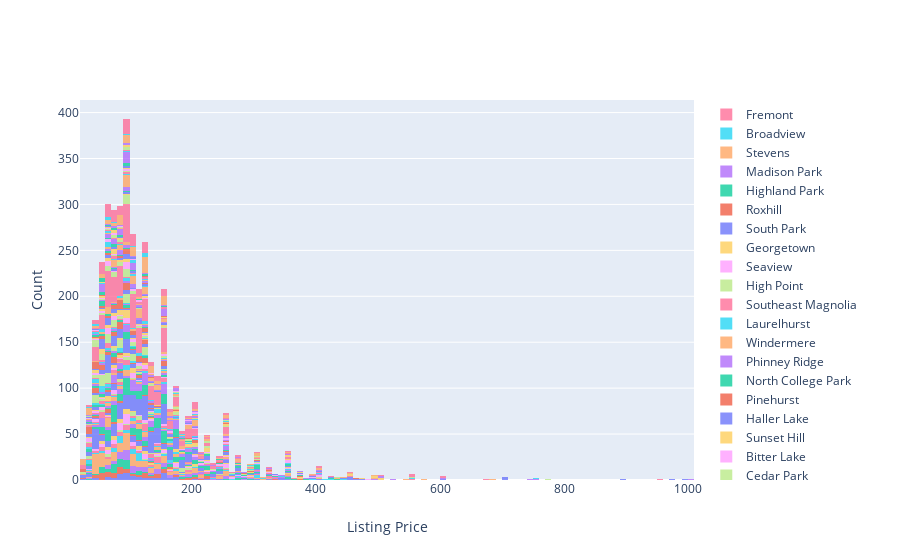

Source (notebook cell):
### Markdown cell above
# What are the distribution of listing prices by neighborhoods?

### Code cell
neighbourhood_list = df['neighbourhood_cleansed'].unique().tolist()
hist_data = []

for neighbourhood in neighbourhood_list:
    trace = go.Histogram(x = df.loc[df['neighbourhood_cleansed'] == neighbourhood].price.tolist(), opacity=0.75, name = neighbourhood)
    hist_data.append(trace)

layout = go.Layout(barmode='stack', xaxis = dict(title='Listing Price'), yaxis = dict(title='Count'))
fig = go.Figure(data=hist_data, layout=layout)

# refer to README.md for dependencies on displaying Plotly Figure in jupyter notebook https://plot.ly/python/static-image-export/
fig.show()

### Figure 1 — Plotly figure (JSON) as saved in the notebook; plotly's stock layout.template omitted (floating-point values rounded to 4 significant figures; data arrays with more than 128 entries replaced by an {"elided": "..."} marker saying what was removed)
{"data": [{"name": "West Queen Anne", "opacity": 0.75, "type": "histogram", "x": [85, 150, 975, 100, 450, 120, 80, 60, 90, 150, 95, 99, 245, 165, 461, 109, 66, 99, 200, 700, 110, 99, 450, 75, 600, 450, 150, 45, 300, 80, 175, 325, 175, 222, 159, 125, 348, 45, 150, 80, 110, 148, 350, 150, 150, 100, 349, 110, 160, 130, 99, 100, 137, 20, 150, 145, 80, 95, 400, 85, 70, 90, 80, 60, 175]}, {"name": "Adams", "opacity": 0.75, "type": "histogram", "x": [170, 85, 465, 175, 50, 60, 59, 47, 145, 70, 55, 95, 125, 65, 25, 40, 149, 125, 55, 129, 100, 150, 50, 99, 150, 105, 218, 80, 126, 115, 225, 89, 225, 50, 134, 75, 65, 375, 97, 145, 129, 197, 120, 200, 135, 70, 150, 200, 60, 180, 69, 90, 80, 65, 150, 195, 149, 224, 115, 55, 338, 79, 80, 85, 80, 49, 100, 79, 75, 57]}, {"name": "West Woodland", "opacity": 0.75, "type": "histogram", "x": [99, 55, 96, 99, 79, 115, 350, 295, 70, 53, 110, 225, 35, 55, 45, 79, 133, 65, 61, 200, 70, 52, 50, 275, 149, 199, 89, 225, 120, 85, 80, 89, 99, 110, 180, 150, 70, 70, 75, 85, 80, 90, 80, 75, 80, 70, 350, 95, 90, 435, 250, 65, 95, 110, 50, 95, 100, 89, 116, 150, 275, 180, 97, 200]}, {"name": "East Queen Anne", "opacity": 0.75, "type": "histogram", "x": [120, 109, 115, 199, 150, 100, 250, 39, 69, 145, 98, 130, 85, 85, 73, 150, 85, 190, 68, 149, 349, 105, 145, 150, 275, 165, 196, 195, 200, 90, 100, 125, 250, 130, 209, 110, 90, 90, 130, 175, 749, 115, 165, 109, 80, 285, 80, 75, 68, 85, 125, 110, 600, 235, 75, 95, 103, 120, 95, 143, 99, 142, 150, 295, 335, 60, 250, 499, 350, 156, 200, 180, 103, 99, 94, 160, 129, 219, 91, 75, 99, 87]}, {"name": "Wallingford", "opacity": 0.75, "type": "histogram", "x": {"elided": "167 int values"}}, {"name": "North Queen Anne", "opacity": 0.75, "type": "histogram", "x": [175, 95, 100, 46, 50, 445, 75, 100, 130, 235, 100, 120, 80, 110, 395, 88, 55, 145, 425, 114, 110, 300, 117, 275, 85, 300, 53, 107, 348, 89, 89, 89, 209, 76, 74, 250, 180, 179, 115, 140, 150, 70, 300, 99, 89, 100, 84, 97, 116, 150, 110, 265, 115, 100]}, {"name": "Green Lake", "opacity": 0.75, "type": "histogram", "x": [109, 60, 249, 250, 100, 74, 235, 99, 96, 92, 85, 55, 55, 80, 195, 145, 180, 50, 160, 140, 140, 40, 145, 225, 325, 199, 450, 175, 550, 149, 130, 85, 300, 79, 59, 140, 60, 215, 100, 40, 99, 45, 75, 119, 99, 225, 85, 135, 335, 79, 90, 111, 110, 325]}, {"name": "Westlake", "opacity": 0.75, "type": "histogram", "x": [85, 190, 65, 250, 69, 400, 150, 200, 141, 85, 775, 195, 249, 95, 122, 170, 65]}, {"name": "Mann", "opacity": 0.75, "type": "histogram", "x": [90, 88, 125, 145, 275, 60, 95, 140, 250, 225, 60, 95, 65, 78, 59, 400, 55, 129, 65, 175, 160, 75, 80, 109, 95, 85, 99, 90, 73, 400, 170, 48, 90, 82, 250, 199, 105, 250, 75, 250, 175, 95, 150, 65, 120, 300, 89, 109, 75, 99, 150, 175, 120, 45, 150, 95, 50, 129, 295, 99, 175, 150, 109, 85, 80, 115, 85]}, {"name": "Madrona", "opacity": 0.75, "type": "histogram", "x": [200, 169, 130, 79, 125, 80, 66, 97, 58, 125, 50, 350, 375, 240, 189, 250, 90, 125, 155, 195, 69, 200, 75, 225, 135, 85, 110, 110, 250, 85, 50, 78, 95, 95, 295, 175, 90, 68, 74, 80, 500, 115, 500, 115, 125, 350, 140]}, {"name": "University District", "opacity": 0.75, "type": "histogram", "x": [80, 145, 150, 65, 50, 65, 45, 35, 41, 59, 49, 47, 65, 41, 35, 43, 44, 99, 45, 98, 109, 75, 88, 98, 75, 40, 85, 100, 275, 105, 78, 150, 95, 155, 109, 80, 80, 125, 55, 98, 82, 70, 55, 110, 350, 295, 105, 85, 75, 95, 75, 45, 30, 42, 250, 43, 125, 112, 85, 63, 41, 79, 70, 85, 110, 53, 75, 125, 90, 85, 85, 88, 92, 28, 70, 78, 30, 93, 65, 120, 40, 43, 70, 90, 90, 85, 115, 89, 185, 85, 135, 95, 306, 29, 47, 50, 105, 83, 73, 92, 69, 59, 145, 95, 150, 85, 98, 110, 42, 95, 42, 250, 42, 40, 80, 40, 275, 47, 118, 105, 150, 250]}, {"name": "Harrison/Denny-Blaine", "opacity": 0.75, "type": "histogram", "x": [88, 139, 128, 110, 210, 155, 168, 62, 80, 105, 50, 70, 165, 79]}, {"name": "Minor", "opacity": 0.75, "type": "histogram", "x": {"elided": "135 int values"}}, {"name": "Leschi", "opacity": 0.75, "type": "histogram", "x": [279, 55, 125, 129, 90, 199, 65, 200, 92, 257, 79, 200, 80, 85, 65, 105, 59, 59, 75, 56, 100, 85, 135, 200, 163, 83, 210, 59, 135, 75, 109, 55, 500, 55, 400, 105, 39, 50, 129, 44, 350, 300, 53, 60, 285, 210, 159, 225, 66, 80, 79, 120, 49]}, {"name": "Atlantic", "opacity": 0.75, "type": "histogram", "x": [122, 90, 196, 115, 150, 125, 175, 60, 70, 175, 100, 69, 69, 35, 140, 68, 55, 100, 70, 90, 275, 60, 125, 100, 115, 90, 90, 250, 119, 95, 218, 120, 64, 80, 170, 168, 60, 85, 70, 115, 90, 125, 80, 90, 149, 250, 69, 65, 40, 60, 149, 115, 79]}, {"name": "Pike-Market", "opacity": 0.75, "type": "histogram", "x": [129, 100, 76, 95, 100, 137, 38, 557, 160, 179, 41, 97, 99, 149, 199, 157, 170, 85, 299, 95, 99, 165, 114, 311, 160, 100, 150, 357]}, {"name": "Eastlake", "opacity": 0.75, "type": "histogram", "x": [135, 110, 75, 138, 129, 120, 95, 140, 95, 91, 135, 95, 140, 125, 150, 129, 50, 85, 82, 103, 59, 150, 115, 100, 300, 68, 52, 91, 59, 129, 125, 195, 58, 600, 89, 100, 125, 82, 225, 55, 90, 134, 42, 125, 115]}, {"name": "South Lake Union", "opacity": 0.75, "type": "histogram", "x": [125, 55, 550, 90, 100, 95, 110, 80, 100, 90, 100, 88, 59, 183, 135, 220, 183, 115, 100, 183, 115, 75, 110, 183, 220, 119, 75]}, {"name": "Lawton Park", "opacity": 0.75, "type": "histogram", "x": [200, 229, 333, 41, 70, 55, 70, 97, 350, 200, 225, 115, 40, 150, 46, 64, 125, 250, 147, 30, 150, 78, 120, 280, 75, 178, 480, 129, 50, 50]}, {"name": "Briarcliff", "opacity": 0.75, "type": "histogram", "x": [175, 88, 100, 225, 200, 250, 95, 172, 99, 99, 175, 350, 69, 375]}, {"name": "Belltown", "opacity": 0.75, "type": "histogram", "x": {"elided": "234 int values"}}, {"name": "International District", "opacity": 0.75, "type": "histogram", "x": [89, 80, 120, 40, 40, 65, 89, 79, 69, 69, 74, 65, 250, 250, 175, 99, 130]}, {"name": "Central Business District", "opacity": 0.75, "type": "histogram", "x": [120, 190, 280, 99, 99, 159, 150, 139, 180, 151, 99, 219, 100, 175, 170, 115, 100, 110, 59, 110, 199, 170, 135, 300, 219, 300, 235, 59, 156, 147, 135, 128, 104, 114, 200, 132, 150, 250, 40, 126, 365, 99, 350, 143, 110, 100, 149, 175, 150, 143, 121, 150, 149, 168, 245, 129, 245, 89, 175, 144, 188, 179, 129, 170, 150, 276, 135, 150, 140, 121, 175, 147, 149, 150, 300, 115, 290, 129, 175, 220, 90, 120, 325, 230, 127, 168, 117, 85, 122, 142, 237, 350, 99, 110, 300, 225, 99, 65, 275, 183, 110, 156, 169]}, {"name": "First Hill", "opacity": 0.75, "type": "histogram", "x": [150, 125, 175, 155, 151, 175, 196, 110, 140, 175, 250, 90, 105, 95, 139, 115, 185, 175, 75, 85, 129, 70, 79, 109, 100, 155, 87, 165, 100, 78, 150, 99, 80, 185, 169, 129, 80, 77, 99, 119, 129, 145, 250, 99, 230, 109, 85, 120, 150, 115, 130, 129, 129, 195, 500, 195, 250, 100, 110, 121, 139, 120, 110, 69, 100, 150, 215, 40, 103, 175, 139, 66, 85, 65, 100, 174, 200, 120, 90, 78, 99, 174, 110, 72, 190, 100, 151, 175, 250, 140, 120, 99, 180, 109, 140, 75, 129, 135, 150, 139, 110, 179, 120, 245, 150, 105, 209, 125]}, {"name": "Yesler Terrace", "opacity": 0.75, "type": "histogram", "x": [145, 115, 89, 65, 165, 180, 140, 100, 179, 65, 75, 150, 169, 112, 68, 89, 70]}, {"name": "Pioneer Square", "opacity": 0.75, "type": "histogram", "x": [160, 128, 249, 50, 175, 250, 110, 144, 149, 350, 95, 120, 199, 145, 75, 350, 65, 149, 150, 150, 160, 170, 300]}, {"name": "Gatewood", "opacity": 0.75, "type": "histogram", "x": [59, 88, 75, 95, 125, 245, 153, 85, 65, 59, 45, 150, 75, 250, 125, 80, 150, 75, 195, 57, 159, 325]}, {"name": "Arbor Heights", "opacity": 0.75, "type": "histogram", "x": [100, 54, 55, 225, 200]}, {"name": "Alki", "opacity": 0.75, "type": "histogram", "x": [240, 100, 100, 119, 219, 249, 265, 124, 100, 250, 40, 100, 99, 135, 90, 90, 269, 325, 350, 95, 120, 79, 130, 129, 399, 350, 42, 95, 109, 225, 235, 85, 150, 218, 120, 225, 350, 250, 100, 79, 300, 59]}, {"name": "North Admiral", "opacity": 0.75, "type": "histogram", "x": [69, 180, 450, 219, 70, 140, 200, 54, 60, 66, 79, 195, 105, 100, 100, 93, 85, 135, 195, 95, 129, 225, 350, 120, 200, 69, 199, 225, 81, 495, 65, 101, 90, 90, 185, 99, 99, 89, 45, 130, 90, 200, 225, 90, 90, 79, 100, 225, 299]}, {"name": "Crown Hill", "opacity": 0.75, "type": "histogram", "x": [70, 28, 65, 69, 41, 42, 100, 100, 45, 65, 170, 119, 100, 114, 100, 68, 275, 35, 75, 95, 65]}, {"name": "Fairmount Park", "opacity": 0.75, "type": "histogram", "x": [125, 75, 72, 165, 125, 95, 125, 120, 75, 299, 200, 125, 250, 75, 119, 370, 117, 85, 200, 129, 70, 65, 110, 109, 88, 75, 65, 75, 136]}, {"name": "Genesee", "opacity": 0.75, "type": "histogram", "x": [139, 79, 95, 55, 200, 49, 65, 85, 39, 75, 75, 125, 215, 99, 165, 165, 55, 150, 249, 51, 129, 79, 65, 49, 180, 30, 250, 150, 375, 56, 300, 45, 110, 99]}, {"name": "Interbay", "opacity": 0.75, "type": "histogram", "x": [53, 75, 75, 90, 69, 250, 95, 50, 150, 150, 150]}, {"name": "Industrial District", "opacity": 0.75, "type": "histogram", "x": [150, 25, 265, 320, 150, 130]}, {"name": "Mid-Beacon Hill", "opacity": 0.75, "type": "histogram", "x": [65, 45, 80, 50, 89, 35, 55, 35, 35, 58, 170, 85, 38, 104, 150, 55, 130, 38, 122, 55, 109, 199, 100, 45, 80, 80, 99, 58, 69, 65]}, {"name": "South Beacon Hill", "opacity": 0.75, "type": "histogram", "x": [38, 60, 60, 175]}, {"name": "Greenwood", "opacity": 0.75, "type": "histogram", "x": [280, 80, 85, 215, 120, 105, 90, 125, 105, 98, 44, 34, 50, 85, 62, 49, 50, 50, 70, 40, 40, 38, 26, 25, 49, 129, 175, 42, 126, 299, 99, 175, 125, 120, 42, 56, 55, 55, 235, 100, 60, 67, 95, 115, 50, 199, 86, 175, 55, 68, 60, 90, 139, 51, 50, 115, 80, 95, 85, 75, 100, 63, 100, 135, 125, 69, 280, 160, 75, 98, 109, 125, 225, 69, 75, 300, 60, 43, 85, 110, 52, 100, 50, 35, 66, 99, 89, 150, 90]}, {"name": "Holly Park", "opacity": 0.75, "type": "histogram", "x": [45, 60, 50, 215, 138, 375]}, {"name": "Fauntleroy", "opacity": 0.75, "type": "histogram", "x": [270, 495, 165, 129, 75, 80, 177, 85, 87, 78]}, {"name": "North Beacon Hill", "opacity": 0.75, "type": "histogram", "x": [60, 80, 180, 39, 60, 42, 126, 60, 99, 89, 79, 169, 79, 69, 60, 65, 260, 100, 90, 59, 70, 65, 85, 74, 99, 399, 300, 65, 79, 75, 75, 219, 165, 87, 169, 75, 30, 55, 45, 50, 149, 99, 69, 69, 80, 55, 75, 50, 69, 112, 150, 65, 104, 60, 60, 105, 144, 69, 108, 159, 85, 135, 89, 120, 70, 150, 120, 65, 60, 36, 95, 75, 130, 63, 60, 37, 85, 85]}, {"name": "Mount Baker", "opacity": 0.75, "type": "histogram", "x": [88, 300, 49, 55, 49, 40, 95, 70, 74, 90, 150, 175, 42, 59, 125, 85, 80, 125, 90, 125, 70, 95, 99, 155, 80, 140, 50, 139, 126, 105, 150, 80, 92, 69, 75, 105, 150, 150, 54, 52, 150, 80, 200, 68, 49, 39, 95, 89, 62, 81]}, {"name": "Brighton", "opacity": 0.75, "type": "histogram", "x": [84, 275, 39, 105, 105, 40, 34, 35, 65, 75, 199, 45, 85]}, {"name": "South Delridge", "opacity": 0.75, "type": "histogram", "x": [150, 41, 45, 99, 95, 79, 70, 50, 48, 65, 55, 99]}, {"name": "View Ridge", "opacity": 0.75, "type": "histogram", "x": [150, 110, 120, 49, 244, 125, 175]}, {"name": "Dunlap", "opacity": 0.75, "type": "histogram", "x": [38, 70, 150, 65, 99, 295, 95, 120, 45, 68, 55, 40, 36, 48, 90, 50, 60, 100, 200, 42]}, {"name": "Rainier Beach", "opacity": 0.75, "type": "histogram", "x": [35, 67, 55, 65, 169, 75, 88, 60, 35, 57, 37, 60, 39, 42, 79, 118, 60, 93]}, {"name": "Columbia City", "opacity": 0.75, "type": "histogram", "x": [69, 69, 65, 50, 65, 100, 65, 90, 80, 99, 75, 110, 125, 90, 40, 50, 97, 195, 100, 195, 150, 95, 72, 100, 55, 65, 124, 70, 65, 65, 72, 115, 220, 45, 90, 90, 25, 175, 150, 85, 49, 110, 59, 65, 70, 65, 85, 90, 70, 175, 199, 109, 70, 58, 35, 300, 95, 50]}, {"name": "Seward Park", "opacity": 0.75, "type": "histogram", "x": [70, 110, 200, 100, 63, 70, 60, 39, 36, 100, 250, 38, 65, 68, 110, 100, 99, 34, 41, 98, 188, 85, 80, 150, 160, 99, 75, 75, 65, 95, 90, 250, 115, 93, 45, 168, 127, 35, 65, 279, 93, 65, 150, 375]}, {"name": "North Delridge", "opacity": 0.75, "type": "histogram", "x": [85, 50, 55, 35, 85, 75, 70, 65, 99, 75, 100, 129, 80, 85, 95, 69, 42, 70, 55, 47, 148, 95, 49, 65, 50, 58, 55, 129, 95, 49, 85, 100]}, {"name": "Maple Leaf", "opacity": 0.75, "type": "histogram", "x": [59, 55, 55, 51, 200, 100, 79, 90, 30, 35, 45, 60, 50, 95, 64, 51, 75, 94, 100, 90, 69, 139, 55, 50, 120, 59, 135, 110, 137, 67, 110, 65, 37, 65, 130, 60, 79, 72, 95, 80, 109, 50]}, {"name": "Ravenna", "opacity": 0.75, "type": "histogram", "x": [85, 115, 98, 109, 28, 39, 63, 35, 42, 29, 70, 74, 75, 85, 50, 125, 93, 86, 80, 280, 138, 100, 45, 39, 127, 110, 40, 40, 90, 125, 39, 80, 325, 95, 115, 245, 69, 129, 28, 49, 110, 105, 38, 130, 39, 80, 110, 100, 50, 75, 85, 70, 95, 50, 115, 45, 60, 95, 39, 88, 175, 80, 35, 84, 49, 196, 55]}, {"name": "Riverview", "opacity": 0.75, "type": "histogram", "x": [120, 55, 60, 129, 90, 70, 65, 55]}, {"name": "Portage Bay", "opacity": 0.75, "type": "histogram", "x": [120, 525, 99, 90, 750, 250, 125, 380, 130, 135, 257, 90, 160, 79]}, {"name": "Bryant", "opacity": 0.75, "type": "histogram", "x": [66, 65, 60, 295, 79, 250, 58, 250, 50, 89, 47, 189, 175, 95, 80, 95, 65, 150, 94, 109, 62, 150, 185, 64, 100, 125, 45, 180, 60]}, {"name": "Montlake", "opacity": 0.75, "type": "histogram", "x": [125, 415, 129, 130, 55, 160, 55, 115, 260, 110, 750, 55, 89, 200, 85, 400, 100, 125, 115]}, {"name": "Broadway", "opacity": 0.75, "type": "histogram", "x": {"elided": "397 int values"}}, {"name": "Loyal Heights", "opacity": 0.75, "type": "histogram", "x": [119, 80, 105, 98, 99, 49, 90, 55, 85, 46, 60, 46, 69, 75, 95, 55, 90, 49, 115, 49, 220, 135, 79, 99, 435, 110, 130, 220, 95, 105, 60, 250, 130, 95, 75, 75, 265, 105, 100, 175, 65, 99, 150, 299, 45, 47, 38, 150, 80, 69, 89, 70]}, {"name": "Victory Heights", "opacity": 0.75, "type": "histogram", "x": [40, 106, 100, 60, 70, 50, 45, 119, 200, 65, 50, 60, 60, 129, 68]}, {"name": "Matthews Beach", "opacity": 0.75, "type": "histogram", "x": [60, 51, 50, 150, 125, 119, 87, 130, 80, 65, 250, 159, 60, 91, 125, 43, 68, 70, 252]}, {"name": "Whittier Heights", "opacity": 0.75, "type": "histogram", "x": [71, 99, 140, 105, 115, 60, 125, 90, 150, 200, 135, 35, 400, 115, 86, 150, 225, 118, 58, 375, 89, 80, 65, 115, 69, 75]}, {"name": "Meadowbrook", "opacity": 0.75, "type": "histogram", "x": [47, 50, 80, 60, 55, 250, 89, 68, 189]}, {"name": "Olympic Hills", "opacity": 0.75, "type": "histogram", "x": [35, 55, 65, 42, 55, 80, 56, 50, 93, 54, 240, 62, 40, 72, 95, 53]}, {"name": "Roosevelt", "opacity": 0.75, "type": "histogram", "x": [65, 80, 105, 40, 93, 76, 100, 105, 82, 209, 109, 110, 1000, 60, 80, 90, 125, 110, 86, 165, 149, 84, 139, 33, 129, 59, 90, 150, 94, 39]}, {"name": "Lower Queen Anne", "opacity": 0.75, "type": "histogram", "x": [125, 65, 110, 75, 100, 99, 103, 105, 110, 175, 120, 275, 65, 100, 95, 100, 135, 200, 145, 145, 96, 498, 110, 119, 119, 217, 99, 95, 165, 85, 200, 120, 240, 275, 103, 165, 120, 200, 120, 200, 115, 125, 75, 115, 95, 259, 80, 130, 89, 130, 150, 72, 275, 80, 175, 75, 95, 310, 38, 189, 205, 199, 150, 67, 72, 175, 119, 97, 200, 190, 100, 99, 99, 119, 225, 100, 195, 85, 105, 190, 149, 119, 145, 220, 99, 125, 75, 145, 90, 76, 150, 93, 89, 160]}, {"name": "Wedgwood", "opacity": 0.75, "type": "histogram", "x": [65, 65, 75, 80, 100, 98, 299, 250, 175, 65, 75, 100, 60, 48, 48, 60, 125, 200]}, {"name": "North Beach/Blue Ridge", "opacity": 0.75, "type": "histogram", "x": [210, 85, 75, 75, 80, 180, 240, 49, 275, 95, 108, 150, 75, 99]}, {"name": "Cedar Park", "opacity": 0.75, "type": "histogram", "x": [110, 92, 171, 55, 70, 80, 250, 89]}, {"name": "Bitter Lake", "opacity": 0.75, "type": "histogram", "x": [90, 50, 170, 45, 39, 78, 99, 60, 65, 90, 64, 190, 39]}, {"name": "Sunset Hill", "opacity": 0.75, "type": "histogram", "x": [77, 80, 75, 75, 55, 70, 85, 85, 350, 92, 200, 50, 150, 475, 375, 450, 75, 350]}, {"name": "Haller Lake", "opacity": 0.75, "type": "histogram", "x": [75, 119, 97, 125, 200, 108, 49, 125, 70, 70, 98, 100, 36, 80, 199]}, {"name": "Pinehurst", "opacity": 0.75, "type": "histogram", "x": [139, 150, 55, 125]}, {"name": "North College Park", "opacity": 0.75, "type": "histogram", "x": [150, 73, 95, 88, 70, 100, 100, 129, 50, 96, 85, 189, 55, 99, 50, 65, 79, 55, 65]}, {"name": "Phinney Ridge", "opacity": 0.75, "type": "histogram", "x": [95, 100, 135, 87, 97, 78, 150, 95, 375, 150, 325, 60, 50, 120, 88, 150, 195, 50, 250, 87, 207, 70, 100, 175, 165, 120, 239, 200, 135, 155, 95, 78, 50, 90, 151, 75, 160, 189, 85, 112, 400, 175, 100, 350, 150, 55, 95, 80, 50, 95, 175, 50, 190, 99, 145, 90, 349, 150, 105, 95, 85, 52, 105, 100, 110, 67, 75, 69, 96, 60, 95, 100, 55]}, {"name": "Windermere", "opacity": 0.75, "type": "histogram", "x": [130, 125, 300, 200, 400, 165, 117, 85, 115, 62]}, {"name": "Laurelhurst", "opacity": 0.75, "type": "histogram", "x": [100, 100, 60, 185, 99, 200, 125, 60, 100, 55]}, {"name": "Southeast Magnolia", "opacity": 0.75, "type": "histogram", "x": [550, 75, 95, 150, 110, 228, 110, 950, 225, 125, 68, 250, 150, 48, 330, 125, 350]}, {"name": "High Point", "opacity": 0.75, "type": "histogram", "x": [80, 70, 70, 72, 99, 78, 300, 250, 39, 95, 97, 102, 60, 49]}, {"name": "Seaview", "opacity": 0.75, "type": "histogram", "x": [60, 79, 76, 110, 110, 59, 195, 85, 200, 109, 200, 135]}, {"name": "Georgetown", "opacity": 0.75, "type": "histogram", "x": [70, 90, 50, 99, 70, 65, 90, 75]}, {"name": "South Park", "opacity": 0.75, "type": "histogram", "x": [100, 65, 105]}, {"name": "Roxhill", "opacity": 0.75, "type": "histogram", "x": [125, 60]}, {"name": "Highland Park", "opacity": 0.75, "type": "histogram", "x": [59, 65, 58, 120, 150, 55, 110, 75, 75, 53, 129]}, {"name": "Madison Park", "opacity": 0.75, "type": "histogram", "x": [30, 70, 80, 125, 95, 285, 109, 275, 190, 80, 200, 70, 139, 75, 150, 215, 60, 99]}, {"name": "Stevens", "opacity": 0.75, "type": "histogram", "x": [250, 150, 139, 104, 125, 33, 27, 29, 29, 29, 30, 65, 125, 84, 70, 90, 100, 40, 75, 90, 150, 155, 145, 165, 125, 100, 65, 146, 125, 85, 140, 120, 100, 45, 300, 150, 99, 139, 100, 180, 30, 399, 300, 51, 70, 104, 80, 50, 150, 125, 200, 200, 115, 85, 120, 400, 95, 545, 250, 150, 22, 120, 140, 125, 126, 150, 129, 125, 250, 220, 162, 52, 165, 88, 100, 450, 152, 105, 295, 100, 65, 158, 138, 125, 125, 80, 100, 31, 115, 50, 29, 29, 120, 135, 125, 80, 125, 97, 449, 300, 155, 95, 135, 30, 92, 80, 30, 90, 65, 31, 139, 135, 83, 85, 195, 125, 450, 350, 98]}, {"name": "Broadview", "opacity": 0.75, "type": "histogram", "x": [45, 125, 75, 99, 49, 67, 105, 195, 125, 65, 125, 183, 39, 68, 120, 86, 39]}, {"name": "Fremont", "opacity": 0.75, "type": "histogram", "x": {"elided": "158 int values"}}], "layout": {"barmode": "stack", "xaxis": {"title": {"text": "Listing Price"}}, "yaxis": {"title": {"text": "Count"}}}}
